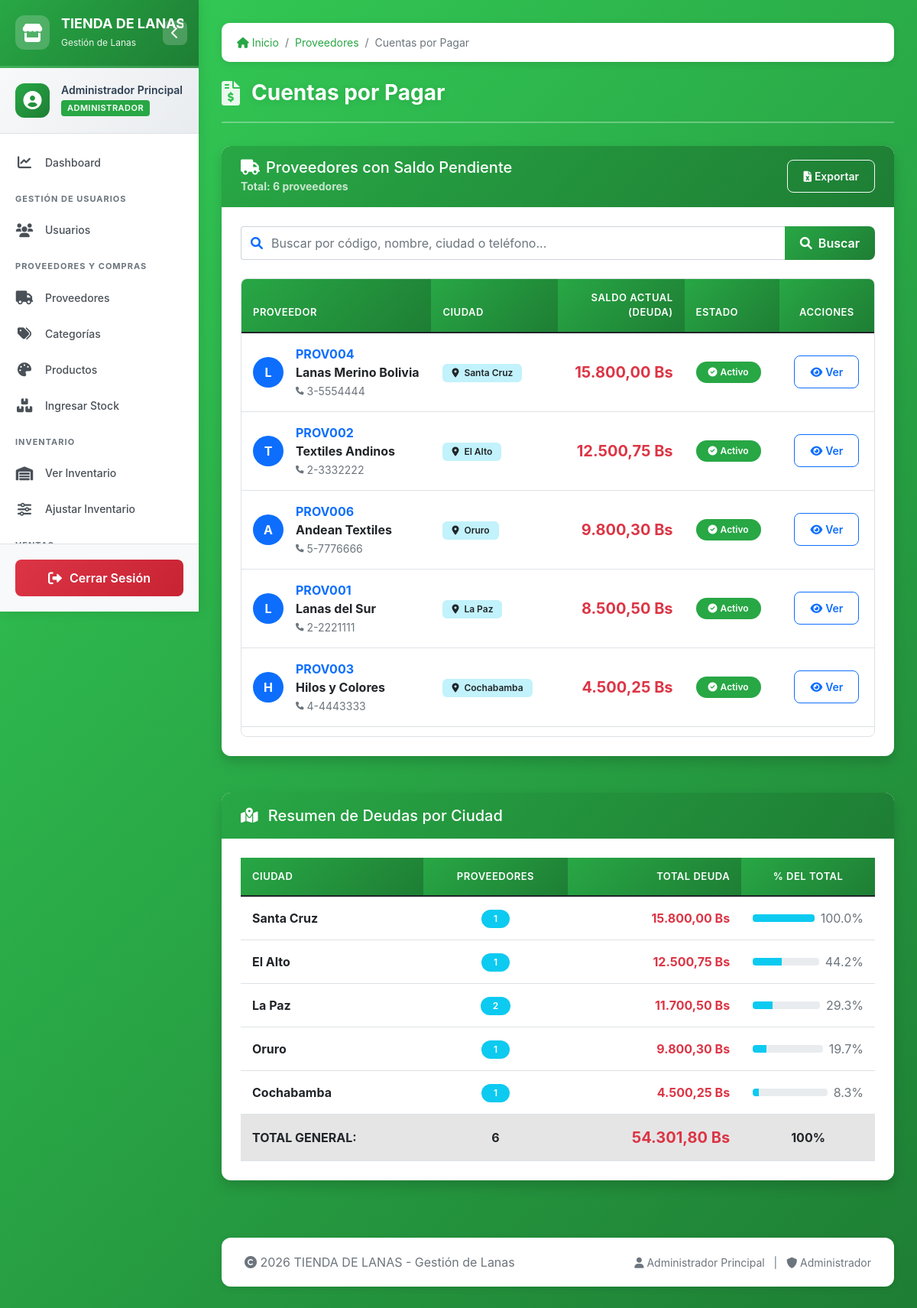
/cuentas_pagar.php (signed in), run on the app's committed database.
### tables this page shows
CREATE TABLE proveedores (
    id INT AUTO_INCREMENT PRIMARY KEY,
    codigo VARCHAR(20) UNIQUE,
    nombre VARCHAR(100) NOT NULL,
    ciudad VARCHAR(50) NOT NULL,
    telefono VARCHAR(20),
    email VARCHAR(100),
    credito_limite DECIMAL(12,2) DEFAULT 0.00,
    saldo_actual DECIMAL(12,2) DEFAULT 0.00,
    activo TINYINT(1) DEFAULT 1,
    fecha_registro DATE DEFAULT (CURRENT_DATE),
    observaciones TEXT,
    INDEX idx_proveedor_activo (activo)
);

### config.php (called while the page is built, shortened)
<?php
$conn = new mysqli(DB_HOST, DB_USER, DB_PASS, DB_NAME);
$conn->set_charset("utf8mb4");
function limpiar($dato) {
    global $conn;
    return $conn->real_escape_string(trim($dato));
}
function formatearMoneda($monto) {
    return number_format($monto, 2, ',', '.') . ' ' . MONEDA;
}
?>

### cuentas_pagar.php (the view, shortened to what this page needs)
<?php
require_once 'header.php';
require_once 'funciones.php';
$proveedor_id = isset($_GET['proveedor_id']) ? intval($_GET['proveedor_id']) : null;
$search = limpiar($_GET['search'] ?? '');
$whereProv = "saldo_actual > 0 AND activo = 1";
$paramsProv = [];
$typesProv = "";
$query_proveedores = "SELECT id, codigo, nombre, ciudad, telefono,
                     credito_limite, saldo_actual, activo
                     FROM proveedores
                     WHERE $whereProv
                     ORDER BY saldo_actual DESC";
if (!empty($paramsProv)) {
    $stmt_proveedores = $conn->prepare($query_proveedores);
    $stmt_proveedores->bind_param($typesProv, ...$paramsProv);
    $stmt_proveedores->execute();
    $result_proveedores = $stmt_proveedores->get_result();
} else {
    $result_proveedores = $conn->query($query_proveedores);
}
$total_proveedores_filtrados = $result_proveedores->num_rows;
?>
<div class="row">
    <div class="col-md-<?php echo $proveedor_id ? '5' : '12'; ?>">
        <div class="card shadow mb-4">
            <div class="card-header bg-gradient-warning text-white d-flex justify-content-between align-items-center py-3">
                <div>
                    <h5 class="mb-0">
                        <i class="fas fa-truck me-2"></i>Proveedores con Saldo Pendiente
                    </h5>
                    <small class="opacity-75">Total: <?php echo $total_proveedores_filtrados; ?> proveedores</small>
                </div>
                <div>
                    <button class="btn btn-sm btn-outline-light" onclick="exportarReportePagar()">
                        <i class="fas fa-file-excel me-1"></i>Exportar
                    </button>
                </div>
            </div>
            <div class="card-body">
                <form method="GET" class="mb-4">
                    <div class="input-group">
                        <span class="input-group-text bg-white border-end-0">
                            <i class="fas fa-search text-primary"></i>
                        </span>
                        <input type="text" name="search" class="form-control border-start-0 ps-0"
                               value="<?php echo htmlspecialchars($search); ?>"
                               placeholder="Buscar por código, nombre, ciudad o teléfono...">
                        <button class="btn btn-primary" type="submit">
                            <i class="fas fa-search me-2"></i>Buscar
                        </button>
                    </div>
                </form>
                <div class="table-responsive" style="max-height: 600px; overflow-y: auto; border: 1px solid #dee2e6; border-radius: 8px;">
                    <table class="table table-hover mb-0" id="tablaProveedoresPagar">
                        <thead class="table-light" style="position: sticky; top: 0; background: white; z-index: 10;">
                            <tr>
                                <th width="30%">Proveedor</th>
                                <th width="20%">Ciudad</th>
                                <th width="20%" class="text-end">Saldo Actual (Deuda)</th>
                                <th width="15%">Estado</th>
                                <th width="15%" class="text-center">Acciones</th>
                            </tr>
                        </thead>
                        <tbody>
                            <?php if ($result_proveedores->num_rows > 0):
                            ?>
                                <?php while ($proveedor = $result_proveedores->fetch_assoc()):
                                ?>
                                <tr class="align-middle">
                                    <td>
                                        <div class="d-flex align-items-center">
                                            <div class="avatar-circle bg-primary text-white me-3">
                                                <?php echo strtoupper(substr($proveedor['nombre'], 0, 1)); ?>
                                            </div>
                                            <div>
                                                <strong class="d-block text-primary"><?php echo htmlspecialchars($proveedor['codigo']); ?></strong>
                                                <span class="d-block fw-bold"><?php echo htmlspecialchars($proveedor['nombre']); ?></span>
                                                <?php if ($proveedor['telefono']): ?>
                                                <small class="text-muted">
                                                    <i class="fas fa-phone fa-xs me-1"></i><?php echo htmlspecialchars($proveedor['telefono']); ?>
                                                </small>
                                                <?php endif; ?>
                                            </div>
                                        </div>
                                    </td>
                                    <td>
                                        <span class="badge bg-info bg-opacity-25 text-dark">
                                            <i class="fas fa-map-marker-alt me-1"></i>
                                            <?php echo htmlspecialchars($proveedor['ciudad']); ?>
                                        </span>
                                    </td>
                                    <td class="text-end">
                                        <span class="fw-bold text-danger fs-5">
                                            <?php echo formatearMoneda($proveedor['saldo_actual']); ?>
                                        </span>
                                    </td>
                                    <td>
                                        <?php if ($proveedor['activo'] == 1): ?>
                                            <span class="badge bg-success rounded-pill px-3 py-2">
                                                <i class="fas fa-check-circle me-1"></i>Activo
                                            </span>
                                        <?php else: ?>
                                            <span class="badge bg-danger rounded-pill px-3 py-2">
                                                <i class="fas fa-ban me-1"></i>Inactivo
                                            </span>
                                        <?php endif; ?>
                                    </td>
                                    <td class="text-center">
                                        <a href="cuentas_pagar.php?proveedor_id=<?php echo $proveedor['id']; ?><?php echo $search ? '&search=' . urlencode($search) : ''; ?>"
                                           class="btn btn-sm btn-outline-primary <?php echo $proveedor_id == $proveedor['id'] ? 'active' : ''; ?>"
                                           title="Ver historial">
                                            <i class="fas fa-eye me-1"></i>Ver
                                        </a>
                                    </td>
                                </tr>
                                <?php endwhile; ?>
                            <?php endif; ?>
                        </tbody>
                    </table>
                </div>
            </div>
        </div>
    </div>
</div>
<?php if (!$proveedor_id): ?>
<div class="row mt-4">
    <div class="col-md-12">
        <div class="card shadow">
            <div class="card-header bg-gradient-info text-white">
                <h5 class="mb-0">
                    <i class="fas fa-map-marked-alt me-2"></i>
                    Resumen de Deudas por Ciudad
                </h5>
            </div>
            <div class="card-body">
                <div class="table-responsive">
                    <table class="table table-hover">
                        <thead class="table-light">
                            <tr>
                                <th>Ciudad</th>
                                <th class="text-center">Proveedores</th>
                                <th class="text-end">Total Deuda</th>
                                <th class="text-center">% del Total</th>
                            </tr>
                        </thead>
                        <tbody>
                            <?php
                            $query_ciudades = "SELECT ciudad,
                                             COUNT(*) as total_proveedores,
                                             SUM(saldo_actual) as total_deuda
                                             FROM proveedores
                                             WHERE saldo_actual > 0 AND activo = 1
                                             GROUP BY ciudad
                                             ORDER BY total_deuda DESC";
                            $result_ciudades = $conn->query($query_ciudades);
                            if ($result_ciudades && $result_ciudades->num_rows > 0):
                                $total_general_deuda = 0;
                                $total_general_proveedores = 0;
                                while ($ciudad = $result_ciudades->fetch_assoc()):
                                    $total_general_deuda += $ciudad['total_deuda'];
                                    $total_general_proveedores += $ciudad['total_proveedores'];
                            ?>
                            <tr>
                                <td>
                                    <span class="fw-bold"><?php echo htmlspecialchars($ciudad['ciudad'] ?: 'Sin ciudad'); ?></span>
                                </td>
                                <td class="text-center">
                                    <span class="badge bg-info rounded-pill px-3">
                                        <?php echo $ciudad['total_proveedores']; ?>
                                    </span>
                                </td>
                                <td class="text-end">
                                    <span class="fw-bold text-danger">
                                        <?php echo formatearMoneda($ciudad['total_deuda']); ?>
                                    </span>
                                </td>
                                <td class="text-center">
                                    <?php
                                    $porcentaje = $total_general_deuda > 0 ? ($ciudad['total_deuda'] / $total_general_deuda) * 100 : 0;
                                    ?>
                                    <div class="d-flex align-items-center">
                                        <div class="progress flex-grow-1 me-2" style="height: 10px;">
                                            <div class="progress-bar bg-info"
                                                 style="width: <?php echo $porcentaje; ?>%">
                                            </div>
                                        </div>
                                        <span class="text-muted"><?php echo number_format($porcentaje, 1); ?>%</span>
                                    </div>
                                </td>
                            </tr>
                            <?php endwhile; ?>
                            <tr class="table-active fw-bold">
                                <td>TOTAL GENERAL:</td>
                                <td class="text-center"><?php echo $total_general_proveedores; ?></td>
                                <td class="text-end text-danger fs-5"><?php echo formatearMoneda($total_general_deuda); ?></td>
                                <td class="text-center">100%</td>
                            </tr>
                            <?php endif; ?>
                        </tbody>
                    </table>
                </div>
            </div>
        </div>
    </div>
</div>
<?php endif; ?>
<?php require_once 'footer.php'; ?>

### css/estilo.css (style rules this page uses)
:root { --color-primary: #28a745; --color-primary-dark: #1e7e34; --color-primary-light: #34ce57; --color-danger: #dc3545; --color-warning: #ffc107; --color-info: #17a2b8; --color-dark: #2c3e50; --color-light: #f8f9fa; --sidebar-width: 260px; --sidebar-collapsed-width: 70px; --transition-speed: 0.3s; --box-shadow: 0 2px 10px rgba(0,0,0,0.1); }
* { margin: 0; padding: 0; box-sizing: border-box; }
body { font-family: -apple-system, BlinkMacSystemFont, 'Segoe UI', Roboto, 'Helvetica Neue', Arial, sans-serif; background: linear-gradient(135deg, #34ce57 0%, #1e7e34 100%); min-height: 100vh; overflow-x: hidden; }
.card { background: white; border-radius: 12px; box-shadow: var(--box-shadow); border: none; margin-bottom: 25px; overflow: hidden; transition: all 0.3s; }
.card-header { background: linear-gradient(135deg, var(--color-primary), var(--color-primary-dark)); color: white; padding: 18px 25px; font-weight: 700; font-size: 16px; border: none; }
.card-body { padding: 25px; }
.table { margin-bottom: 0; }
.table thead th { background: linear-gradient(135deg, var(--color-primary), var(--color-primary-dark)); color: white; border: none; padding: 15px; font-weight: 600; text-transform: uppercase; font-size: 13px; letter-spacing: 0.5px; }
.table tbody tr { transition: all 0.2s; }
.table tbody td { padding: 15px; vertical-align: middle; }
.btn { padding: 10px 20px; border-radius: 8px; font-weight: 600; transition: all 0.3s; }
.btn-primary { background: linear-gradient(135deg, var(--color-primary), var(--color-primary-dark)); border: none; color: white; }
.badge { padding: 6px 12px; border-radius: 6px; font-weight: 600; font-size: 12px; }
.card, .breadcrumb { animation: fadeInUp 0.4s ease-out; }
.bg-success { background: var(--color-primary) !important; }

### cuentas_pagar.php (style rules this page uses)
.avatar-circle { width: 40px; height: 40px; border-radius: 50%; display: flex; align-items: center; justify-content: center; font-weight: bold; font-size: 16px; }

### data on the page
proveedores: nombre "L", codigo "PROV004", nombre "Lanas Merino Bolivia", telefono "3-5554444", ciudad "Santa Cruz", saldo_actual "15.800,00 Bs", activo 1 (drawn)
proveedores: nombre "T", codigo "PROV002", nombre "Textiles Andinos", telefono "2-3332222", ciudad "El Alto", saldo_actual "12.500,75 Bs", activo 1 (drawn)
proveedores: nombre "A", codigo "PROV006", nombre "Andean Textiles", telefono "5-7776666", ciudad "Oruro", saldo_actual "9.800,30 Bs", activo 1 (drawn)
proveedores: nombre "L", codigo "PROV001", nombre "Lanas del Sur", telefono "2-2221111", ciudad "La Paz", saldo_actual "8.500,50 Bs", activo 1 (drawn)
proveedores: nombre "H", codigo "PROV003", nombre "Hilos y Colores", telefono "4-4443333", ciudad "Cochabamba", saldo_actual "4.500,25 Bs", activo 1 (drawn)

### other printed values
EMPRESA_NOMBRE "TIENDA DE…"
SISTEMA_NOMBRE "Gestión de Lanas"
$_SESSION['usuario_nombre'] "Administrador Principal"
$_SESSION['usuario_rol'] "ADMINISTRADOR"
$item['text'] "Proveedores"
$item['text'] "Cuentas por Pagar"
$titulo_pagina "Cuentas por Pagar"
$total_proveedores_filtrados "6"
$ciudad['ciudad'] ?: 'Sin ciudad' "Santa Cruz"
$ciudad['total_proveedores'] "1"
formatearMoneda($ciudad['total_deuda']) "15.800,00 Bs"
$porcentaje "100.0"
$ciudad['ciudad'] ?: 'Sin ciudad' "El Alto"
formatearMoneda($ciudad['total_deuda']) "12.500,75 Bs"
$porcentaje "44.2"
